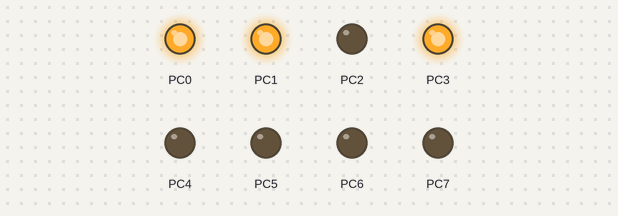
Bench run of a program on a simulated ATmega32, built with avr-gcc and emulated at 8 MHz. On the bench: output pins drawn as LEDs (lit = HIGH).

Above: at 0.02 s.
At 1.53 s:
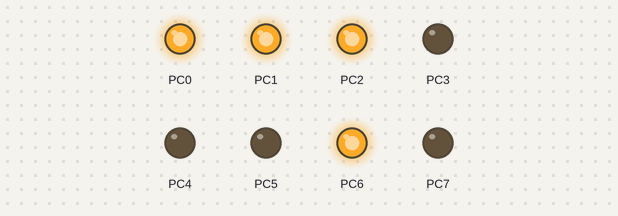
At 2.98 s:
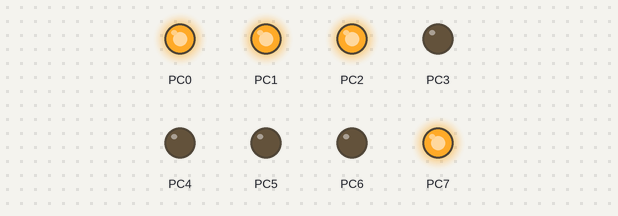
At 5.94 s:
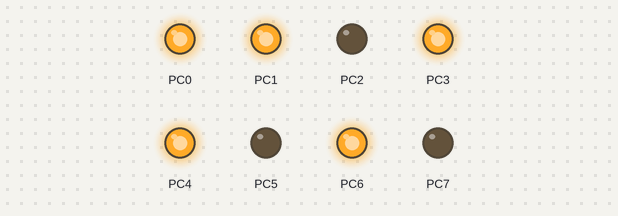
At 8.9 s:
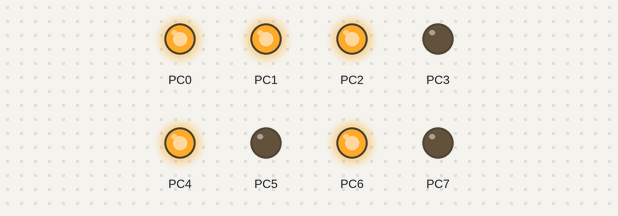
At 11.86 s:
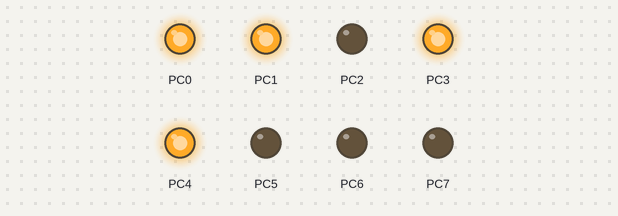
Timing chart, 0 to 12.2 s (numbered marks = the images above):
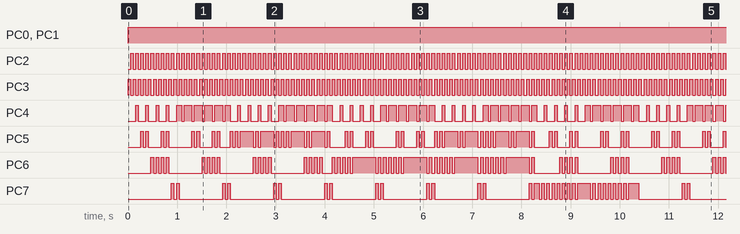

The program:

main.c
```c
#include "util/delay.h"
#include "BIT_MATH.h"

/* Group C Registers */
#define DDRC        *((volatile unsigned char*)0x34)
#define PORTC       *((volatile unsigned char*)0x35)

int main(void) {

	DDRC = 0xff;
	while (1) {
		for (char i = 0; i < 10; i++) {  // for left 7 segment
			for (char j = 0; j < 10; j++) {   // for right 7 segment
				/*
				 * i = 0
				 *  0000 0000
				 *  0000 1011
				 *  PORTC =  0000  1011   means zero for 7 segment & ON for 1st & OFF for 2nd
				 */
				PORTC = (0b1011) | (i << 4);
				_delay_ms(50);
				PORTC = (0b0111) | (j << 4);
				_delay_ms(50);


			}
		}

	}

	return 0;
}
```

BIT_MATH.h
```c
#ifndef BIT_MATH_H_
#define BIT_MATH_H_


#define REGISTER_SIZE 8
#define SET_BIT(reg,bit)    reg|=(1<<bit)
#define CLR_BIT(reg,bit)    reg&=(~(1<<bit))
#define TOG_BIT(reg,bit)    reg^=(1<<bit)
#define GET_BIT(reg,bit)    ((reg>>bit)&1)


#define IS_BIT_SET(reg,bit)  (reg&(1<<bit))>>bit
#define IS_BIT_CLR(reg,bit)  !((reg&(1<<bit))>>bit)
#define ROR(reg,num)         reg=(reg<<(REGISTER_SIZE-num))|(reg>>(num))
#define ROL(reg,num)        reg= (reg>>(REGISTER_SIZE-num))|(reg<<(num))


#endif //BIT_MATH_H_
```

Measured:
- by itself, PC0, PC1: LOW → HIGH at 0.00 s
- by itself, PC2, PC3: alternates HIGH for 0.05 s and LOW for 0.05 s
- by itself, PC5–7: moves between LOW and HIGH, repeating every 10.4 s
- by itself, PC4: repeats every 2.1 s: 3 × (LOW 0.16 s, HIGH 0.05 s), LOW 0.16 s, HIGH 0.10 s, 4 × (LOW 0.05 s, HIGH 0.16 s), LOW 0.05 s, HIGH 0.10 s, LOW 0.16 s, HIGH 0.05 s
